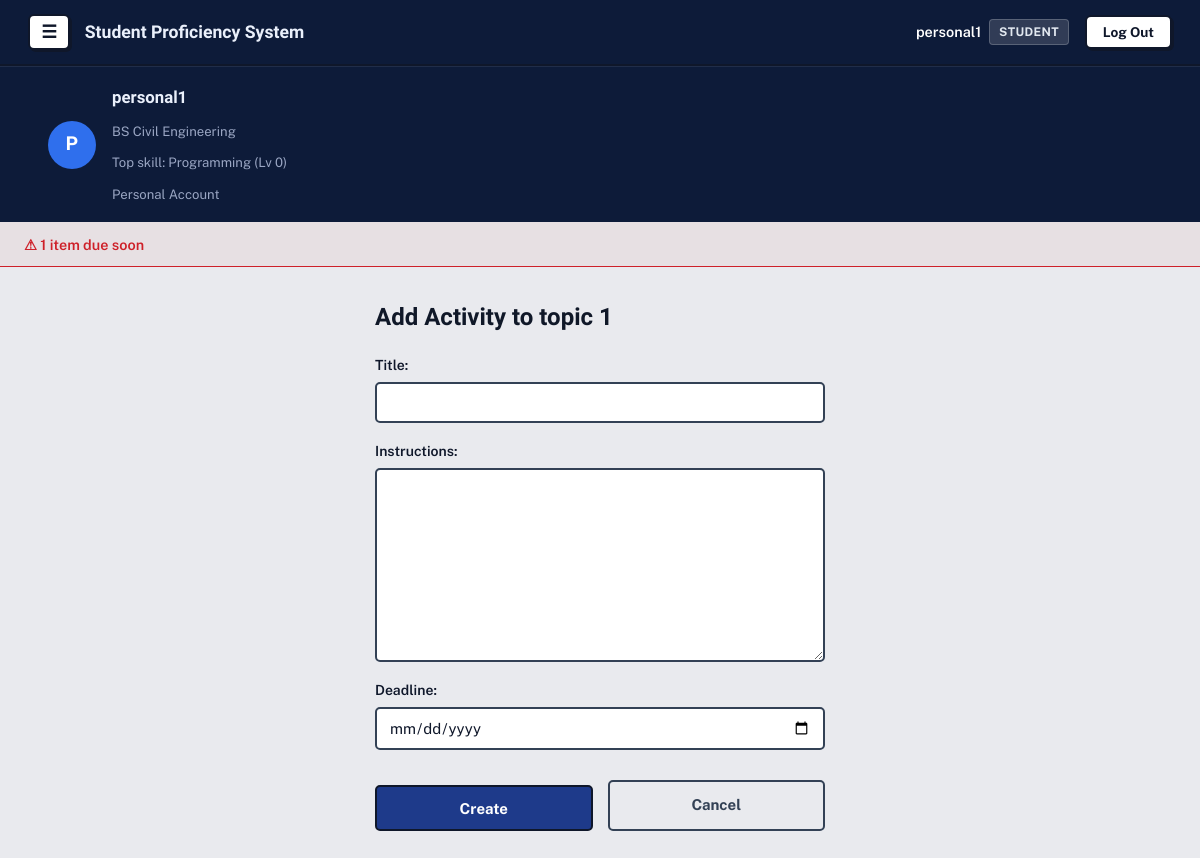
The app's page /tracker/topic/5/add-activity/ (signed in) with its own data.
### accounts/models.py (models this page shows, shortened)
class Profile(models.Model):
    ROLE_CHOICES = [
        ('student', 'Student'),
        ('teacher', 'Teacher'),
    ]
    MODE_CHOICES = [
        ('personal', 'Personal'),
        ('professional', 'Professional'),
    ]
    user = models.OneToOneField(
        User, on_delete=models.CASCADE, related_name='profile')
    role = models.CharField(max_length=10, choices=ROLE_CHOICES)
    mode = models.CharField(
        max_length=15, choices=MODE_CHOICES, blank=True, null=True)
    course = models.ForeignKey(
        Course, on_delete=models.SET_NULL, null=True, blank=True)
    @property
    def is_manager(self):
        return self.role == 'teacher' or self.mode == 'personal'

### avatar/models.py (models this page shows, shortened)
class Course(models.Model):
    name = models.CharField(max_length=100)

class StudentSkill(models.Model):
    student = models.ForeignKey(
        User, on_delete=models.CASCADE, related_name='skills')
    skill = models.ForeignKey(Skill, on_delete=models.CASCADE)
    points = models.PositiveIntegerField(default=0)
    class Meta:
        unique_together = ('student', 'skill')
    @property
    def level(self):
        return self.points // 100

class Skill(models.Model):
    CATEGORY_CHOICES = [
        ('general', 'General Education'),
        ('course', 'Course-Specific'),
        ('broad', 'Broad (Non-College)'),
    ]
    name = models.CharField(max_length=100)
    description = models.TextField(blank=True)
    category = models.CharField(
        max_length=10, choices=CATEGORY_CHOICES, default='course')
    course = models.ForeignKey(
        Course, on_delete=models.CASCADE, null=True, blank=True, related_name='skills')

### tracker/models.py (models this page shows, shortened)
class Topic(models.Model):
    lesson_plan = models.ForeignKey(
        LessonPlan, on_delete=models.CASCADE, related_name='topics')
    title = models.CharField(max_length=200)
    start_date = models.DateField()
    end_date = models.DateField()

### tracker/views.py (the view)
@login_required
def add_activity(request, topic_id):
    topic = get_object_or_404(Topic, id=topic_id)
    if request.method == 'POST':
        form = ActivityForm(request.POST)
        if form.is_valid():
            activity = form.save(commit=False)
            activity.topic = topic
            activity.save()
            return redirect('add_activity_skill', activity_id=activity.id)
    else:
        form = ActivityForm()
    return render(request, 'tracker/add_activity.html', {'form': form, 'topic': topic})

### tracker/forms.py
class ActivityForm(forms.ModelForm):
    class Meta:
        model = Activity
        fields = ['title', 'instructions', 'deadline']
        widgets = {'deadline': forms.DateInput(attrs={'type': 'date'})}

### accounts/context_processors.py (called while the page is built)
def profile_banner(request):
    if not request.user.is_authenticated or request.user.profile.role != 'student':
        return {}
    top_skill = request.user.skills.order_by('-points').first()
    return {'top_skill': top_skill}

### tracker/models.py (called while the page is built)
    @property
    def due_soon(self):
        return 0 <= (self.deadline - timezone.now().date()).days <= 3

### tracker/templates/tracker/add_activity.html (shortened to what this page needs)
{% extends 'base.html' %}
{% block content %}
<div class="form-card">
    <h2>Add Activity to {{ topic.title }}</h2>
    <form method="post" class="custom-form">
        {{ form.as_p }}
        <div class="form-actions">
            <button type="submit" class="btn-primary">Create</button>
            <a href="{% url 'lesson_plan_view' topic.lesson_plan.subject.id %}" class="btn-cancel">Cancel</a>
        </div>
    </form>
</div>
{% endblock %}

### templates/base.html (shortened to what this page needs)
{% load static %}
<!DOCTYPE html>
<html lang="en">
<head>
    <link rel="stylesheet" href="{% static 'css/style.css' %}">
</head>
<body>
    <nav class="navbar">
        <div class="navbar-left">
            {% if user.is_authenticated %}
            <button id="menuToggle" class="menu-btn" aria-label="Menu">☰</button>
            {% endif %}
            <span class="brand">Student Proficiency System</span>
        </div>
        <div class="navbar-right">
            {% if user.is_authenticated %}
            <div class="user-badge">
                <span class="user-name">{{ user.username }}</span>
                <span class="role-pill">{{ user.profile.role|capfirst }}</span>
            </div>
            <form method="post" action="{% url 'logout' %}" class="logout-form">
                <button type="submit" class="btn-logout">Log Out</button>
            </form>
            {% else %}
            <a href="{% url 'login' %}" class="btn-auth">Log In</a>
            <a href="{% url 'signup' %}" class="btn-auth btn-signup">Sign Up</a>
            {% endif %}
        </div>
    </nav>
    {% if user.is_authenticated and user.profile.role == 'student' %}
    <div class="profile-banner">
        <div class="profile-banner-inner">
            <div class="profile-avatar-circle">{{ user.username|slice:":1"|upper }}</div>
            <div class="profile-info">
                <div class="profile-name">{{ user.username }}</div>
                <div class="profile-line">
                    {% if user.profile.course %}{{ user.profile.course.name }}{% else %}No course{% endif %}
                </div>
                <div class="profile-line">
                    {% if top_skill %}Top skill: {{ top_skill.skill.name }} (Lv {{ top_skill.level }}){% else %}No skills yet{% endif %}
                </div>
                <div class="profile-line">
                    {% if user.profile.mode == 'personal' %}Personal Account{% else %}Professional Account{% endif %}
                </div>
            </div>
        </div>
    </div>
    {% endif %}
    {% if reminder_count %}
    <div class="reminder-bar">
        <a href="{% url 'task_list' %}" class="reminder-btn">⚠ {{ reminder_count }} item{{ reminder_count|pluralize }} due soon</a>
    </div>
    {% endif %}
    <main class="page">
        {% block content %}
        {% endblock %}
    </main>
</body>
</html>

### records on screen
StudentSkill: skill.name "Programming", level "0"
Topic: title "topic 1"

### other values on screen
{{ user.username }} "personal1"
{{ user.profile.role|capfirst }} "STUDENT"
{{ user.username|slice:":1"|upper }} "P"
{{ user.profile.course.name }} "BS Civil Engineering"
{{ reminder_count }} "1"
